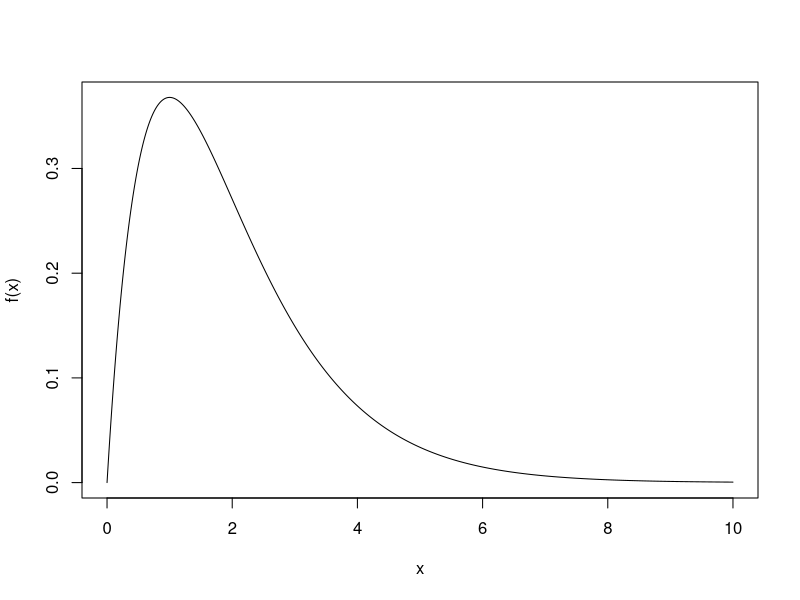
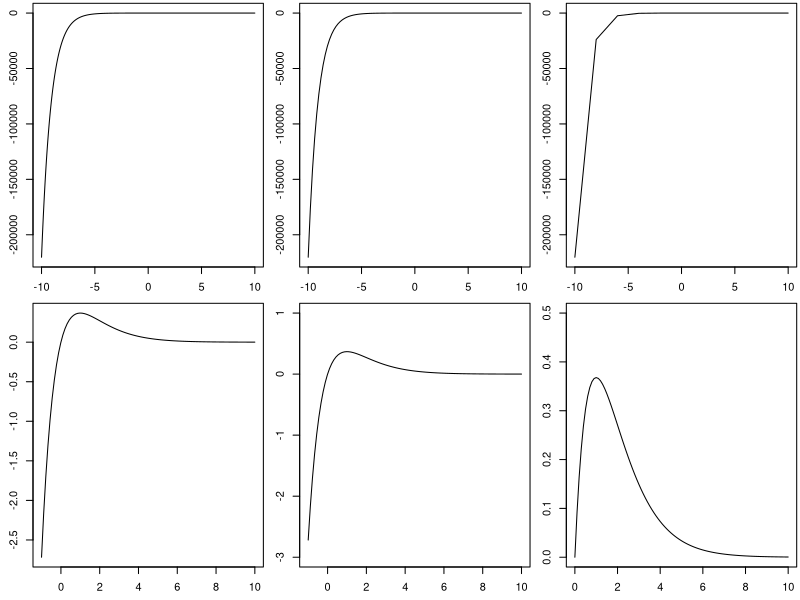
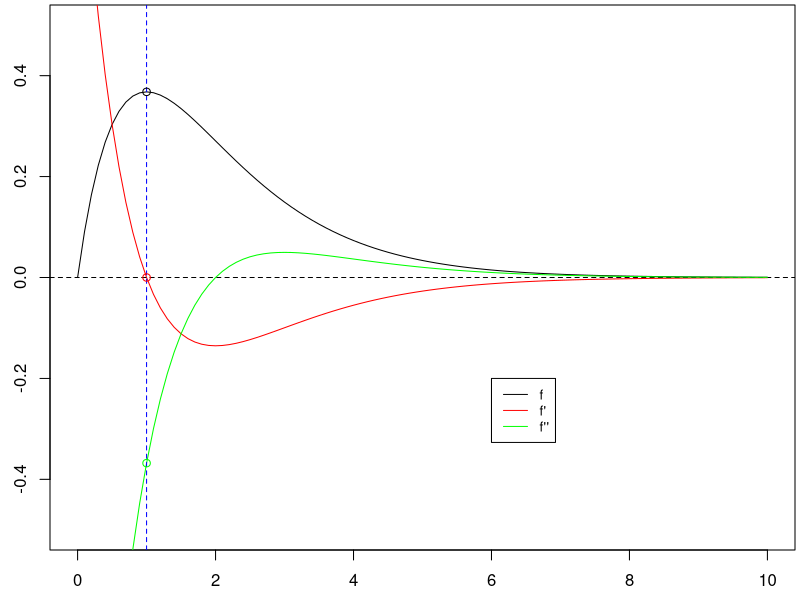
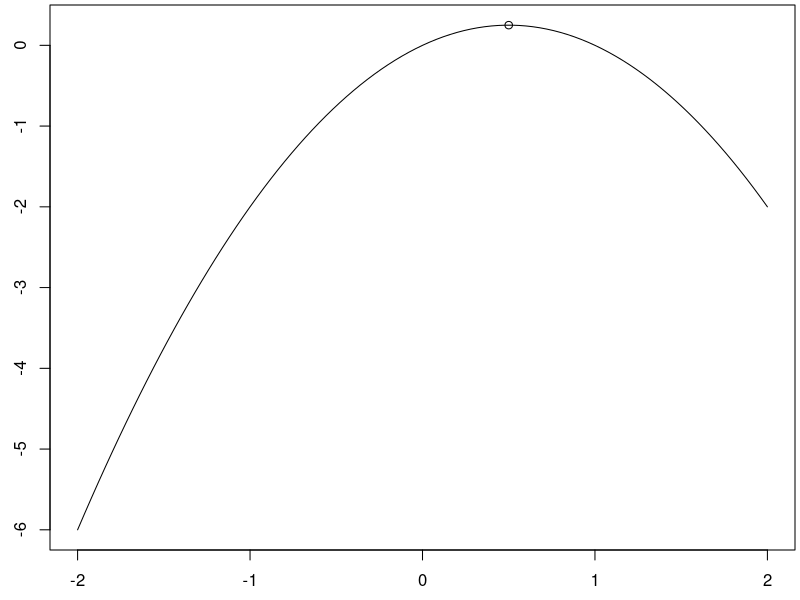
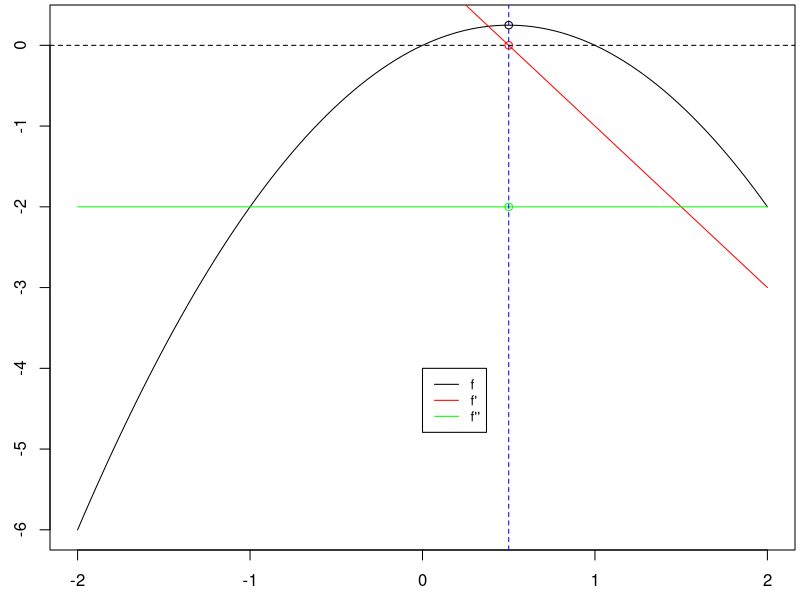
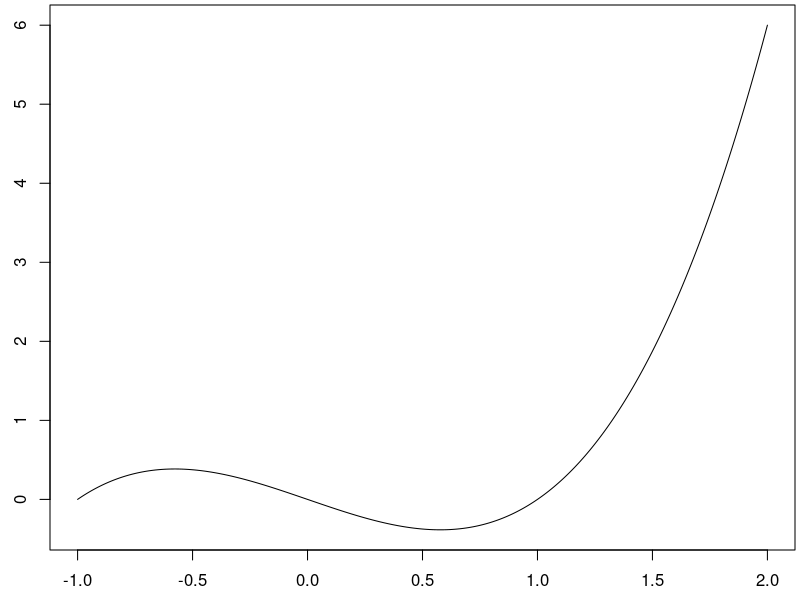

Generate these figures, in order, with R:
f <- function(x){x*exp(-x)}
Df <- function(x){1*exp(-x) - x*(exp(-x))}
D2f <- function(x){-2*exp(-x) + x*exp(-x)}

x <- seq(0,10,0.01)
plot(x,f(x), type = "l")

cv <- uniroot(Df,c(0,10))$root
# output is c = 1.000003, so 1
D2f(cv)
# output is -0.3678775
#because D2f is negative, we have a local max.


my_plot <- function(f,left_bound,right_bound,gap = (right_bound-left_bound)/100, mar = c(2.5,2.5,0.25,0.25), type = "l",... ){
  x <- seq(left_bound,right_bound,gap)
  par(mar=mar)
  plot(x,f(x),type = type,...)
}
my_lines <- function(f,left_bound,right_bound,gap = (right_bound-left_bound)/100, type = "l",... ){
  x <- seq(left_bound,right_bound,gap)
  lines(x,f(x),type = type,...)
}

par(mfrow=c(2,3))
my_plot(f,-10,10,0.001) #We specify plotting another point every 0.0001. 
my_plot(f,-10,10) #The default in our custom function uses 101 points. 
my_plot(f,-10,10,2) #We specify plotting another point every 2. 
my_plot(f,-1,10)
my_plot(f,-1,10,ylim=c(-3,1))
my_plot(f,0,10,ylim=c(0,0.5))



a<-0
b<-10
par(mfrow=c(1,1))
my_plot(f,a,b,ylim=c(-0.5,0.5))
my_lines(Df,a,b,col = "red")
abline(h=0, lty = 2)
my_lines(D2f,a,b, col = "green")
abline(v=cv,col="blue",lty = 2)
points(cv,f(cv))
points(cv,Df(cv),col="red")
points(cv,D2f(cv),col="green")
legend(6, -.2, legend=c("f", "f\'", "f\'\'"),
       col=c("black","red", "green"), lty=1, cex=0.8)




g <- function(x){x*(1-x)}
Dg <- function(x){1-2*x}
D2g <- function(x){0*x-2} #Is the zero important?


uniroot(Dg,c(-10,10))$root
cv <- uniroot(Dg,c(-10,10))$root
cv

D2g(1/2)
D2g(cv)

my_plot(g,-2,2)
points(cv,g(cv))

a <- -2
b <- 2
my_plot(g,a,b)
my_lines(Dg,a,b,col = "red")
abline(h=0, lty = 2)
my_lines(D2g,a,b, col = "green")
abline(v=cv,col="blue",lty = 2)
points(cv,g(cv))
points(cv,Dg(cv),col="red")
points(cv,D2g(cv),col="green")
legend((a+b)/2, (g(a)+g(b))/2, legend=c("f", "f\'", "f\'\'"),
       col=c("black","red", "green"), lty=1, cex=0.8)




h <- function(x){x^3-x}
Dh <- function(x){3*x^2-1}
D2h <- function(x){6*x}

#solve when derivative is zero (use uniroot)
cv1 <- uniroot(Dh,c(0,10))$root
cv1
cv2 <- uniroot(Dh,c(-10,0))$root
cv2

D2h(cv1)
D2h(cv2)

x <-seq(-1,2,0.01)
plot(x, h(x), type = "l")
